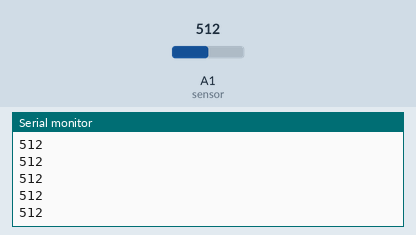
Simulated run of this sketch. Board: Arduino Uno, built with avr-gcc and run on an emulated ATmega328P. On the bench: the last lines printed to the serial monitor. The test bench sets the inputs (shaded band); at power-on: A1 (sensor) = 512.

Above: at 1.2 s.
1.3 s: A1 (sensor) set to 716
At 2.2 s:
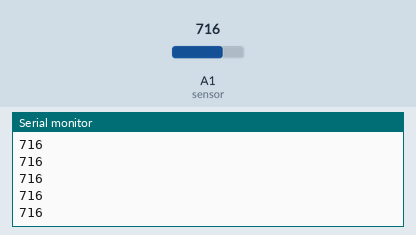
2.8 s: A1 (sensor) set to 900
At 3.7 s:
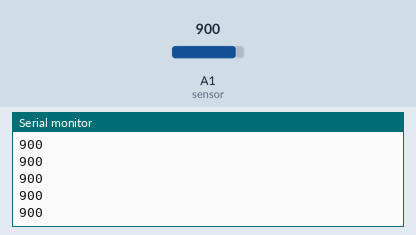
Timing chart, 0 to 5.8 s (numbered marks = the images above; inputs shaded):
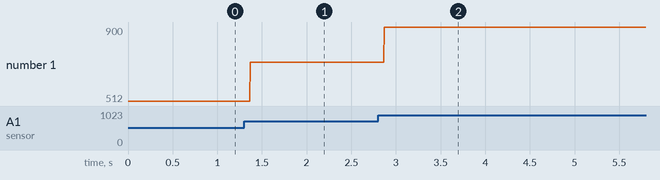

Measured:
- after the input at 1.3 s, the serial monitor: prints a new line after 0.07 s (image 1)
- after the input at 2.8 s, the serial monitor: prints a new line after 0.07 s (image 2)
- plotted number 1: 512 → 716 after the input at 1.3 s, 716 → 900 after the input at 2.8 s

The sketch:

pruebaLDR.ino
```cpp
int sensor = A1;
int led = 1;
int valor = 0;
void setup() {
  // put your setup code here, to run once:
  pinMode(sensor,INPUT);
  pinMode(led,OUTPUT);
  Serial.begin(9600);
}

void loop() {
  valor = analogRead(sensor);
  Serial.println(valor);
  // put your main code here, to run repeatedly:

}
```
